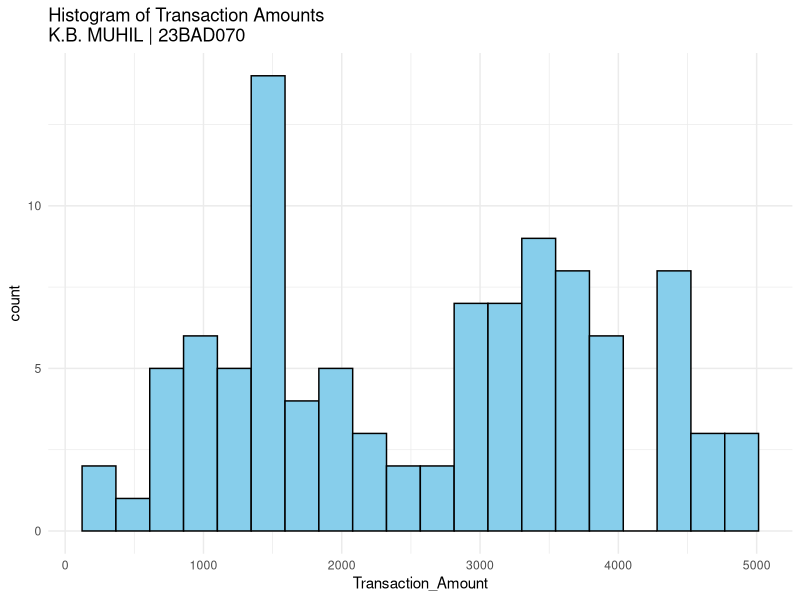
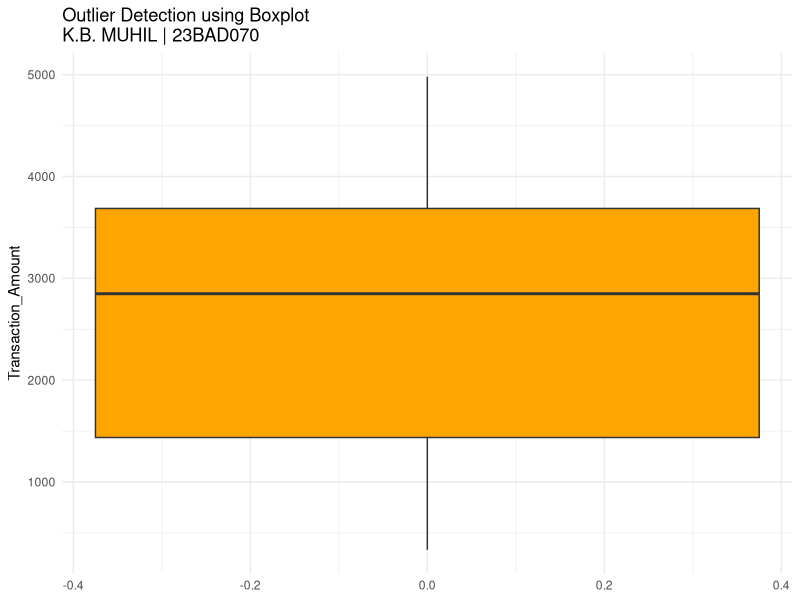
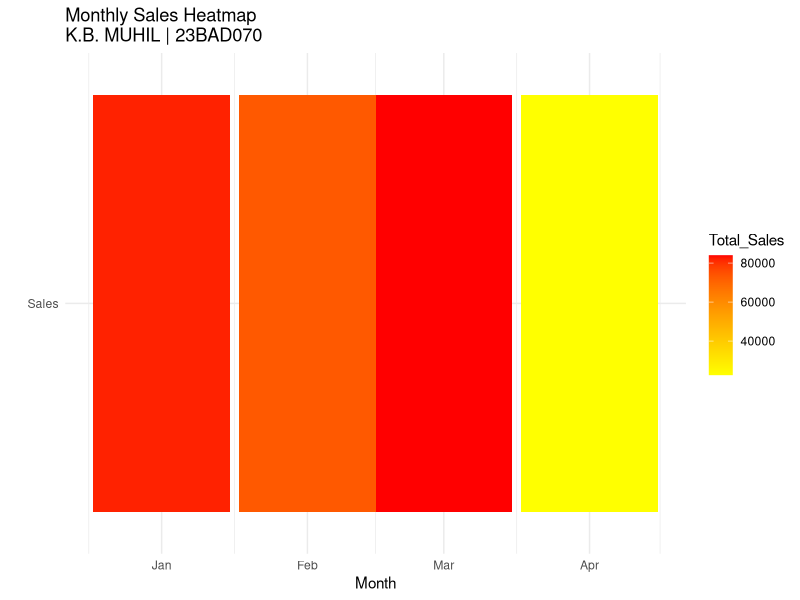

Here is the R script that generated these plots, in order:
install.packages("ggplot2")
install.packages("dplyr")
install.packages("lubridate")

library(ggplot2)
library(dplyr)
library(lubridate)

ecommerce_data <- read.csv("ecommerce_transactions.csv")
ecommerce_data <- na.omit(ecommerce_data)

cat("Name: K.B. MUHIL\n")
cat("Roll No: 23BAD070\n")


ggplot(ecommerce_data, aes(x = Transaction_Amount)) +
  geom_histogram(fill = "skyblue", color = "black", bins = 20) +
  ggtitle("Histogram of Transaction Amounts\nK.B. MUHIL | 23BAD070") +
  theme_minimal()


ggplot(ecommerce_data, aes(y = Transaction_Amount)) +
  geom_boxplot(fill = "orange") +
  ggtitle("Outlier Detection using Boxplot\nK.B. MUHIL | 23BAD070") +
  theme_minimal()


ecommerce_data$Month <- floor_date(as.Date(ecommerce_data$Transaction_Date), "month")

monthly_sales <- ecommerce_data %>%
  group_by(Month) %>%
  summarise(Total_Sales = sum(Transaction_Amount))

ggplot(monthly_sales, aes(x = Month, y = "Sales", fill = Total_Sales)) +
  geom_tile() +
  scale_fill_gradient(low = "yellow", high = "red") +
  ggtitle("Monthly Sales Heatmap\nK.B. MUHIL | 23BAD070") +
  xlab("Month") +
  ylab("") +
  theme_minimal()

